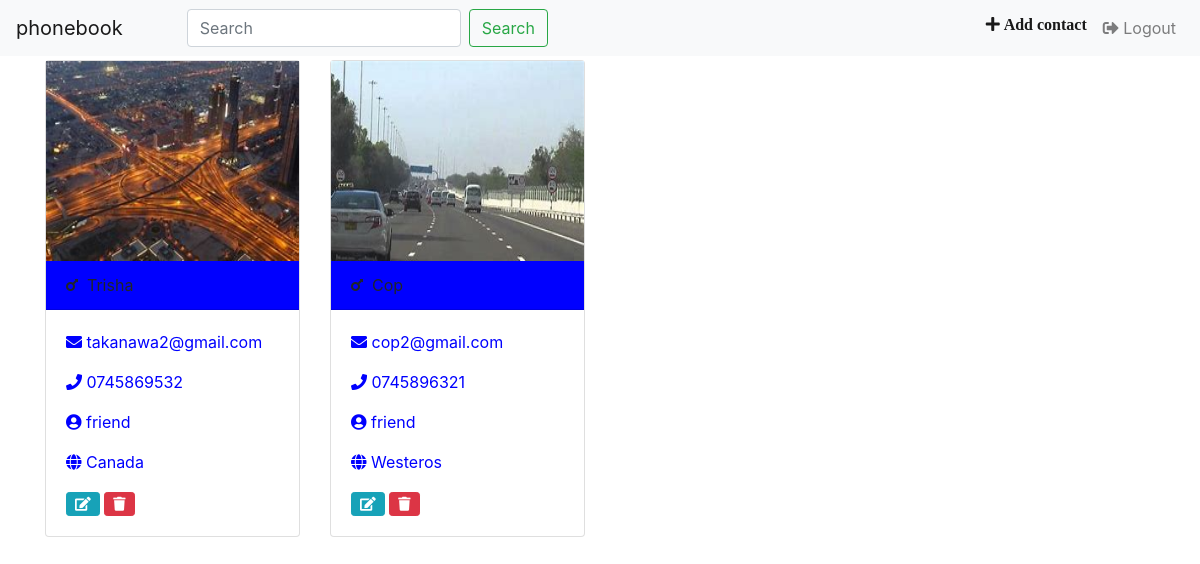
Screenshot of / (signed in) with the database file from the repository.
### phonebook/models.py (models this page shows, shortened)
class Contact(models.Model):
    user =models.ForeignKey(User, on_delete=models.CASCADE)
    name = models.CharField(max_length=45)
    email = models.EmailField()
    telephone = models.CharField(max_length=15)
    relation = models.CharField(max_length=45)
    residence = models.CharField(max_length=45)
    cover = models.FileField()
    is_male = models.BooleanField(default=True)
    created = models.DateTimeField(default=timezone.now)

### phonebook/views.py (the view)
# urls.py: path('', views.ContactListView.as_view(), name='contact-index'),
class ContactListView(LoginRequiredMixin, ListView):
    model = Contact
    context_object_name = 'contacts'
    def get_queryset(self):
        return Contact.objects.filter(user=self.request.user)

### phonebook/templates/phonebook/contact_list.html (shortened to what this page needs)
{%extends 'phonebook/base.html'%}
{%block content%}
<div class="container">
<div class="row">
    {%if contacts%}
    {%for contact in contacts%}
        <div class="col-sm-3">
            <div class="card my-1">
                <img src="{{contact.cover.url}}"class="img img-responsive" style="height:200px;" alt="">
                <div class="card-header" style="background-color: {%if contact.is_male%}blue;{%else%}red;{%endif%}">
                    <i class="fas {% if contact.is_male%}fa-mars{%else%}fa-venus{%endif%}"></i>&nbsp;
                </div>
                <div class="card-body"style="color: {%if contact.is_male%}blue;{%else%}red;{%endif%}">
                    <p><i class="fas fa-envelope" ></i>&nbsp;{{contact.email}}</p>
                    <p><i class="fas fa-phone"></i>&nbsp;{{contact.telephone}}</p>
                    <p><i class="fas fa-user-circle"></i>&nbsp;{{contact.relation}}</p>
                    <p><i class="fas fa-globe"></i>&nbsp;{{contact.residence}}</p>
                    <a href="{% url 'phonebook:update-contact' contact.id %}" class="btn btn-info btn-sm"><i class="fas fa-edit"></i></a>
                    <a href="{% url 'phonebook:delete-contact' contact.id %}" class="btn btn-danger btn-sm"><i class="fas fa-trash"></i></a>
                </div>
            </div>
        </div>
    {%endfor%}
    {%endif%}
</div>
</div>
{% endblock %}

### phonebook/templates/phonebook/base.html (shortened to what this page needs)
<html lang="en">
<head>
<link rel="stylesheet" href="https://stackpath.bootstrapcdn.com/bootstrap/4.3.1/css/bootstrap.min.css">
<link rel="stylesheet" href="https://use.fontawesome.com/releases/v5.8.1/css/all.css">
</head>
<body>
<nav class="navbar navbar-expand-lg navbar-light bg-light">
  <div class="collapse navbar-collapse" id="navbarTogglerDemo01">
    <a class="navbar-brand" href="{% url 'phonebook:contact-index' %">phonebook</a>
    <ul class="navbar-nav mr-auto ml-5">
      <li>
    <form class="form-inline my-2 my-lg-0">
      <input class="form-control mr-sm-2" type="search" placeholder="Search" aria-label="Search">
      <button class="btn btn-outline-success my-2 my-sm-0" type="submit">Search</button>
    </form>
      </li>
    </ul>
        <ul class="navbar-nav navbar-right">
      <li class="nav-item active">
        <a class="nav-link" href="{% url 'phonebook:add-contact' %} "><i class="fas fa-plus">&nbsp;Add contact</i> <span class="sr-only">(current)</span></a>
      </li>
      <li class="nav-item">
        <a class="nav-link" href="{% url 'phonebook:logout' %}"><i class="fas fa-sign-out-alt"></i>&nbsp;Logout</a>
      </li>
    </ul>
  </div>
</nav>
{%block content %}{% endblock%}
</body>
</html>

### rows the page displays
Contact: cover (picture), is_male True (drawn), email "takanawa2@gmail.com", telephone "0745869532", relation "friend", residence "Canada"
Contact: cover (picture), is_male True (drawn), email "cop2@gmail.com", telephone "0745896321", relation "friend", residence "Westeros"
